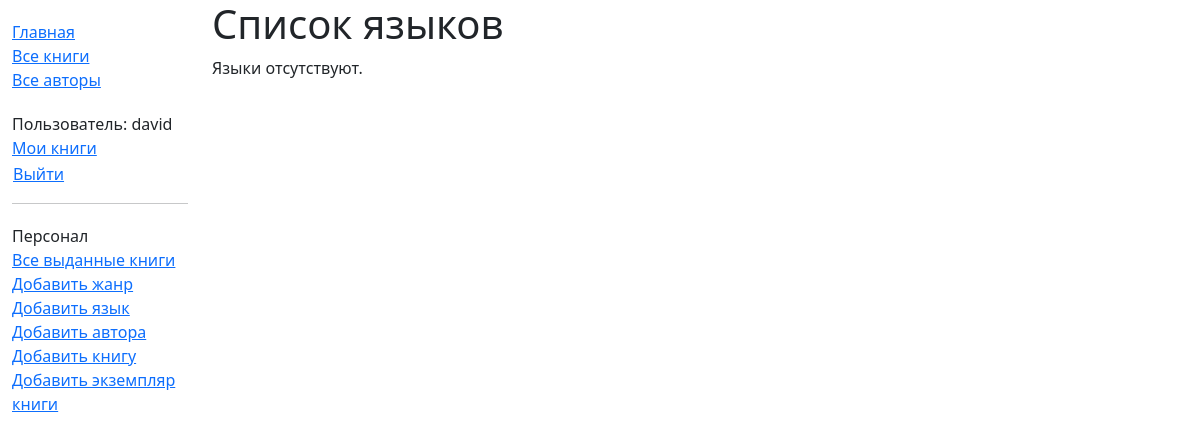
The page /catalog/languages/ (signed in) on the database as committed earlier.
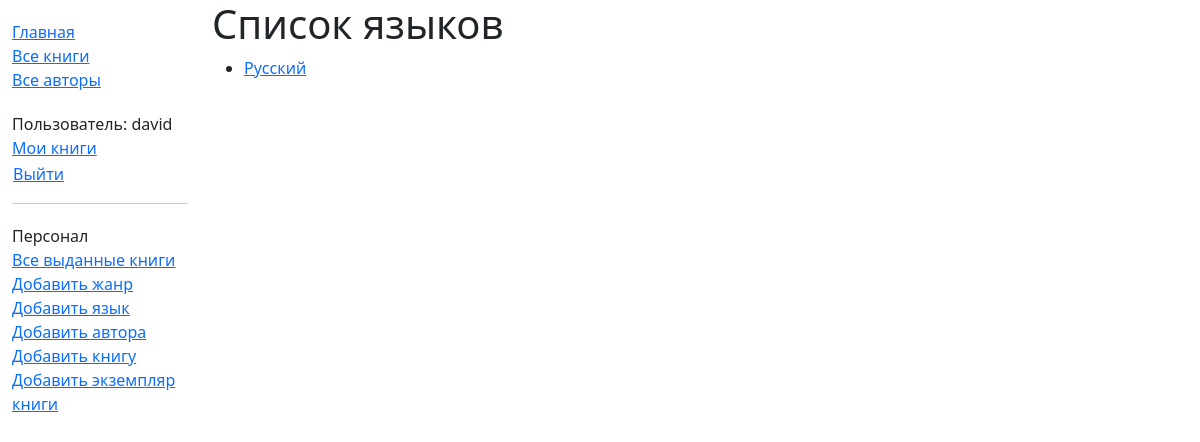
The same page on the database as committed later.
### catalog/models.py (models this page shows, shortened)
class Language(models.Model):
    name = models.CharField(
        max_length=200,
        unique=True,
        help_text="Введите язык книги (например, Русский, Английский и т.д.)"
    )
    def get_absolute_url(self):
        return reverse('language-detail', args=[str(self.id)])
    class Meta:
        constraints = [
            UniqueConstraint(
                Lower('name'),
                name='language_name_case_insensitive_unique',
                violation_error_message="Язык уже существует (без учета регистра)"
            ),
        ]

### catalog/views.py (the view)
# urls.py: path('languages/', views.LanguageListView.as_view(), name='languages'),
class LanguageListView(generic.ListView):
    model = Language
    paginate_by = 10

### catalog/templates/catalog/language_list.html
{% extends "base_generic.html" %}
{% block content %}
<h1>Список языков</h1>
{% if language_list %}
<ul>
    {% for language in language_list %}
    <li><a href="{{ language.get_absolute_url }}">{{ language.name }}</a></li>
    {% endfor %}
</ul>
{% else %}
<p>Языки отсутствуют.</p>
{% endif %}
{% endblock %}

Rows that differ between the two databases and show on the page:
added Language: name "Русский"
Other text that changed with them:
text no longer shown: "Языки отсутствуют."
